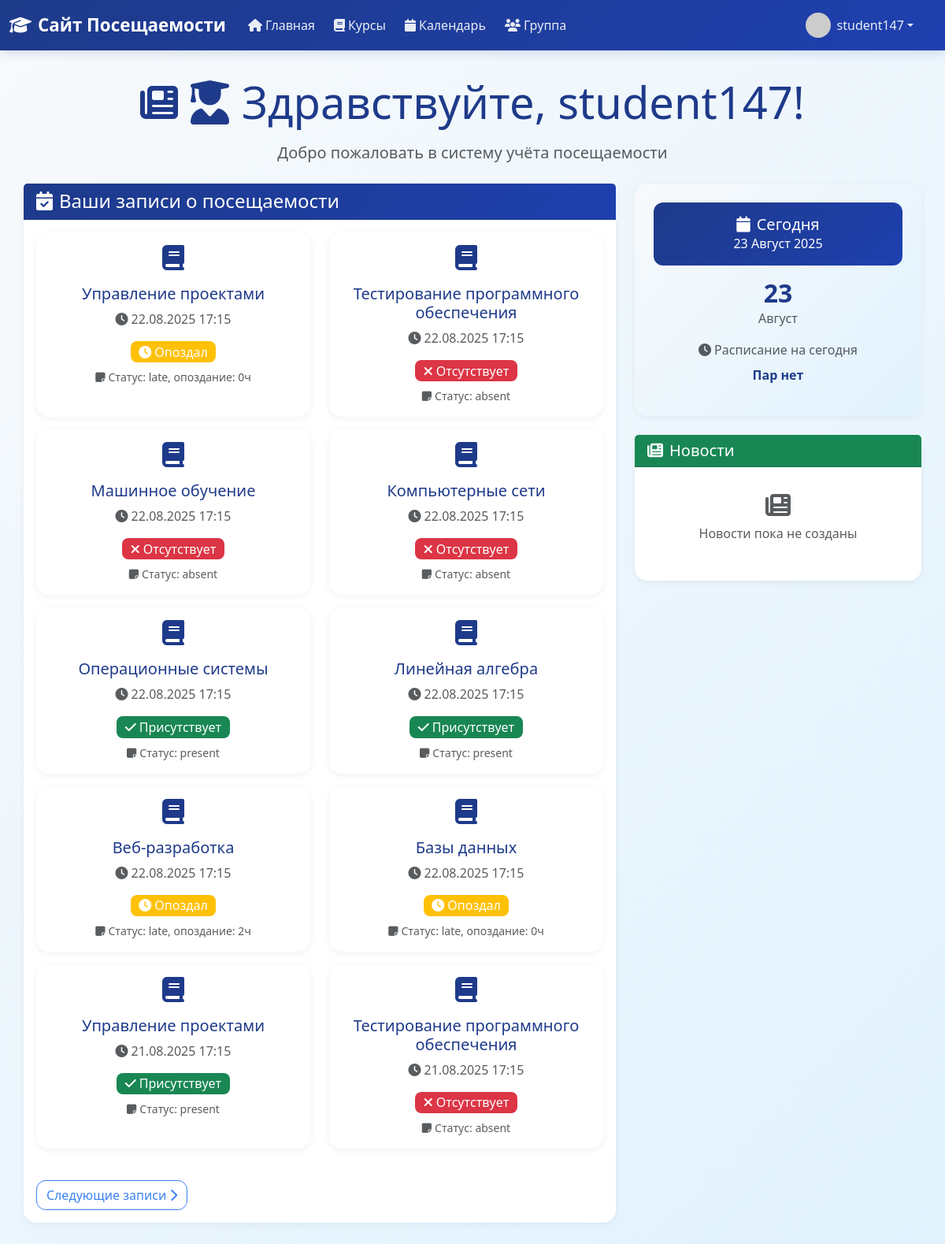
/index (signed in), run on the app's committed database.
### app/models.py (models this page shows, shortened)
class User(UserMixin, db.Model):
    id: so.Mapped[int] = so.mapped_column(primary_key=True)
    username: so.Mapped[str] = so.mapped_column(sa.String(64), index=True, unique=True)
    email: so.Mapped[str] = so.mapped_column(sa.String(120), index=True, unique=True)
    password_hash: so.Mapped[Optional[str]] = so.mapped_column(sa.String(256))
    role: so.Mapped[str] = so.mapped_column(sa.String(20), default='student')
    about_me: so.Mapped[Optional[str]] = so.mapped_column(sa.String(140))
    last_seen: so.Mapped[Optional[datetime]] = so.mapped_column(default=lambda: datetime.now(timezone.utc))
    sent_messages: so.Mapped[List['Message']] = so.relationship(
        'Message',
        foreign_keys='Message.sender_id',
        back_populates='sender'
    )
    received_messages: so.Mapped[List['Message']] = so.relationship(
        'Message',
        foreign_keys='Message.recipient_id',
        back_populates='recipient'
    )
    teaching_courses: so.Mapped[List['Course']] = so.relationship(
        secondary=teacher_course_association,
        back_populates='teachers',
        collection_class=list
    )
    enrolled_courses: so.Mapped[List['Course']] = so.relationship(
        secondary=student_course_association,
        back_populates='students',
        collection_class=list,
        lazy='joined'
    )
    attendance_records: so.WriteOnlyMapped['AttendanceRecord'] = so.relationship(
        back_populates='student',
        cascade="all, delete-orphan"
    )
    news_posts: so.Mapped[List['News']] = so.relationship(
        back_populates='author',
        cascade="all, delete-orphan"
    )
    def avatar(self, size: int) -> str:
        digest = md5(self.email.lower().encode('utf-8')).hexdigest()
        return f'https://www.gravatar.com/avatar/{digest}?d=identicon&s={size}'

class Course(db.Model):
    id: so.Mapped[int] = so.mapped_column(primary_key=True)
    name: so.Mapped[str] = so.mapped_column(sa.String(100), unique=True, index=True)
    description: so.Mapped[Optional[str]] = so.mapped_column(sa.String(256))
    is_favorite: so.Mapped[bool] = so.mapped_column(default=False)
    teachers: so.Mapped[List['User']] = so.relationship(
        secondary=teacher_course_association,
        back_populates='teaching_courses',
        collection_class=list
    )
    students: so.Mapped[List['User']] = so.relationship(
        secondary=student_course_association,
        back_populates='enrolled_courses',
        collection_class=list,
        lazy='joined'
    )
    attendance_records: so.WriteOnlyMapped['AttendanceRecord'] = so.relationship(
        back_populates='course',
        cascade="all, delete-orphan"
    )

class AttendanceRecord(db.Model):
    id: so.Mapped[int] = so.mapped_column(primary_key=True)
    student_id: so.Mapped[int] = so.mapped_column(sa.ForeignKey('user.id'), index=True)
    student: so.Mapped['User'] = so.relationship(back_populates='attendance_records')
    course_id: so.Mapped[int] = so.mapped_column(sa.ForeignKey('course.id'), index=True)
    course: so.Mapped['Course'] = so.relationship(back_populates='attendance_records')
    date: so.Mapped[datetime] = so.mapped_column(index=True, default=lambda: datetime.now(timezone.utc))
    status: so.Mapped[str] = so.mapped_column(sa.String(20), default='present')
    notes: so.Mapped[Optional[str]] = so.mapped_column(sa.String(256))

### app/routes.py (the view, shortened to what this page needs)
@app.route('/')
@app.route('/index')
@login_required
def index():
    page = request.args.get('page', 1, type=int)
    recent_news = get_recent_news()
    current_date = datetime.now()
    if current_user.role == 'student':
        attendance_records_query = sa.select(AttendanceRecord).where(
            AttendanceRecord.student_id == current_user.id
        ).order_by(AttendanceRecord.date.desc())
        attendance_records_pagination = db.paginate(
            attendance_records_query,
            page=page,
            per_page=current_app.config['ITEMS_PER_PAGE'],
            error_out=False
        )
        attendance_records = attendance_records_pagination.items
        next_url = url_for('index', page=attendance_records_pagination.next_num) \
            if attendance_records_pagination.has_next else None
        prev_url = url_for('index', page=attendance_records_pagination.prev_num) \
            if attendance_records_pagination.has_prev else None
        return render_template(
            'index.html',
            title='Главная',
            attendance_records=attendance_records,
            user=current_user,
            next_url=next_url,
            prev_url=prev_url,
            recent_news=recent_news,
            moment=current_date
        )

### app/templates/index.html (shortened to what this page needs)
{% extends "base.html" %}
{% block content %}
    <div class="home-page">
        <div class="text-center mb-4">
            <div class="d-flex justify-content-center align-items-center mb-3">
                <a href="#news" class="text-decoration-none me-3" title="Новостная лента">
                    <i class="fas fa-newspaper fa-3x text-primary"></i>
                </a>
                <h1 class="display-4 text-primary mb-0">
                    <i class="fas fa-user-graduate me-3"></i>Здравствуйте, {{ current_user.username }}!
                </h1>
            </div>
            <p class="lead text-muted">Добро пожаловать в систему учёта посещаемости</p>
        </div>
        <div class="row">
            <div class="col-lg-8">
                {% if current_user.role == 'student' %}
                    <div class="card border-0 shadow-sm mb-4">
                        <div class="card-header bg-primary text-white">
                            <h2 class="h4 mb-0">
                                <i class="fas fa-calendar-check me-2"></i>Ваши записи о посещаемости
                            </h2>
                        </div>
                        <div class="card-body">
                            {% if attendance_records %}
                                <div class="row">
                                    {% for record in attendance_records %}
                                        <div class="col-md-6 mb-3">
                                            <div class="card h-100 border-0 shadow-sm">
                                                <div class="card-body text-center">
                                                    <div class="mb-3">
                                                        <i class="fas fa-book fa-2x text-primary"></i>
                                                    </div>
                                                    <h5 class="card-title text-primary">{{ record.course.name }}</h5>
                                                    <p class="card-text text-muted">
                                                        <i class="fas fa-clock me-1"></i>{{ record.date.strftime('%d.%m.%Y %H:%M') }}
                                                    </p>
                                                    <div class="mb-2">
                                                        {% if record.status == 'present' %}
                                                            <span class="badge bg-success fs-6">
                                                                <i class="fas fa-check me-1"></i>Присутствует
                                                            </span>
                                                        {% elif record.status == 'absent' %}
                                                            <span class="badge bg-danger fs-6">
                                                                <i class="fas fa-times me-1"></i>Отсутствует
                                                            </span>
                                                        {% elif record.status == 'late' %}
                                                            <span class="badge bg-warning fs-6">
                                                                <i class="fas fa-clock me-1"></i>Опоздал
                                                            </span>
                                                        {% else %}
                                                            <span class="badge bg-secondary fs-6">{{ record.status }}</span>
                                                        {% endif %}
                                                    </div>
                                                    {% if record.notes %}
                                                        <p class="card-text small text-muted">
                                                            <i class="fas fa-sticky-note me-1"></i>{{ record.notes }}
                                                        </p>
                                                    {% endif %}
                                                </div>
                                            </div>
                                        </div>
                                    {% endfor %}
                                </div>
                                <div class="d-flex justify-content-between align-items-center mt-4">
                                    {% if next_url %}
                                        <a href="{{ next_url }}" class="btn btn-outline-primary">
                                            Следующие записи<i class="fas fa-chevron-right ms-1"></i>
                                        </a>
                                    {% endif %}
                                </div>
                            {% else %}
                                <div class="text-center py-5">
                                    <i class="fas fa-calendar-times fa-3x text-muted mb-3"></i>
                                    <p class="text-muted">У вас пока нет записей о посещаемости.</p>
                                </div>
                            {% endif %}
                        </div>
                    </div>
                {% endif %}
            </div>
            <div class="col-lg-4">
                <div class="mini-calendar border-0 shadow-sm mb-4">
                    <div class="calendar-header text-center">
                        <h5 class="mb-0">
                            <i class="fas fa-calendar me-2"></i>Сегодня
                        </h5>
                        {% set months = ['Январь', 'Февраль', 'Март', 'Апрель', 'Май', 'Июнь',
                                       'Июль', 'Август', 'Сентябрь', 'Октябрь', 'Ноябрь', 'Декабрь'] %}
                        <p class="mb-0">{{ moment.day }} {{ months[moment.month - 1] }} {{ moment.year }}</p>
                    </div>
                    <div class="text-center">
                        <div class="current-date mb-3">
                            <h2 class="text-primary mb-0">{{ moment.day }}</h2>
                            <p class="text-muted mb-0">{{ months[moment.month - 1] }}</p>
                        </div>
                        <div class="schedule-info">
                            <p class="text-muted mb-2">
                                <i class="fas fa-clock me-1"></i>Расписание на сегодня
                            </p>
                            <p class="text-primary fw-bold">Пар нет</p>
                        </div>
                    </div>
                </div>
                <div class="card border-0 shadow-sm">
                    <div class="card-header bg-success text-white">
                        <h5 class="mb-0">
                            <i class="fas fa-newspaper me-2"></i>Новости
                        </h5>
                    </div>
                    <div class="card-body news-feed">
                        {% if recent_news %}
                            {% for news in recent_news %}
                                <div class="news-item">
                                    <h6 class="mb-1">{{ news.title }}</h6>
                                    <p class="text-muted small mb-1">{{ news.content[:100] }}{% if news.content|length > 100 %}...{% endif %}</p>
                                    <small class="text-muted">
                                        <i class="fas fa-user me-1"></i>{{ news.author.username }} |
                                        <i class="fas fa-calendar me-1"></i>{{ news.created_at.strftime('%d.%m.%Y') }}
                                    </small>
                                </div>
                            {% endfor %}
                        {% else %}
                            <p class="text-muted text-center py-3">
                                <i class="fas fa-newspaper fa-2x mb-2"></i><br>
                                Новости пока не созданы
                            </p>
                        {% endif %}
                    </div>
                </div>
            </div>
        </div>
    </div>
{% endblock %}

### app/templates/base.html (shortened to what this page needs)
<!doctype html>
<html lang="ru">
  <head>
    <link href="https://cdn.jsdelivr.net/npm/bootstrap@5.3.0/dist/css/bootstrap.min.css" rel="stylesheet">
    <link href="https://cdnjs.cloudflare.com/ajax/libs/font-awesome/6.4.0/css/all.min.css" rel="stylesheet">
  </head>
  <body>
    {% if current_user.is_authenticated %}
    <nav class="navbar navbar-expand-lg navbar-dark mb-4">
      <div class="container-fluid">
        <a class="navbar-brand" href="{{ url_for('index') }}">
            <i class="fas fa-graduation-cap me-2"></i>Сайт Посещаемости
        </a>
        <div class="collapse navbar-collapse" id="navbarNav">
          <ul class="navbar-nav me-auto mb-2 mb-lg-0">
            <li class="nav-item">
              <a class="nav-link" href="{{ url_for('index') }}">
                  <i class="fas fa-home me-1"></i>Главная
              </a>
            </li>
                          <li class="nav-item">
                <a class="nav-link" href="{{ url_for('courses') }}">
                    <i class="fas fa-book me-1"></i>Курсы
                </a>
              </li>
              <li class="nav-item">
                <a class="nav-link" href="{{ url_for('calendar') }}">
                    <i class="fas fa-calendar me-1"></i>Календарь
                </a>
              </li>
              <li class="nav-item">
                <a class="nav-link" href="{{ url_for('group') }}">
                    <i class="fas fa-users me-1"></i>Группа
                </a>
              </li>
          </ul>
          <ul class="navbar-nav ms-auto">
            <li class="nav-item dropdown">
              <a class="nav-link dropdown-toggle d-flex align-items-center" href="#"
                 id="profileDropdown" role="button" data-bs-toggle="dropdown" aria-expanded="false">
                <img src="{{ current_user.avatar(32) }}" alt="Аватар"
                     class="rounded-circle me-2" style="width: 32px; height: 32px;">
                <span>{{ current_user.username }}</span>
              </a>
            </li>
          </ul>
        </div>
      </div>
    </nav>
    {% endif %}
    <div class="container">
        {% block content %}{% endblock %}
    </div>
  </body>
</html>

### data on the page
User: username "student147", role "student" (drawn)
Course: course.name "Управление проектами" "Управление проектами"
Course: course.name "Тестирование программного обеспечения" "Тестирование программного обеспечения"
Course: course.name "Машинное обучение"
Course: course.name "Компьютерные сети"
AttendanceRecord: course.name "Операционные системы", date "22.08.2025 17:15", status "present" (drawn), notes "Статус: present"
AttendanceRecord: course.name "Линейная алгебра", date "22.08.2025 17:15", status "present" (drawn), notes "Статус: present"
AttendanceRecord: course.name "Веб-разработка", date "22.08.2025 17:15", status "late" (drawn), notes "Статус: late, опоздание: 2ч"
AttendanceRecord: course.name "Базы данных", date "22.08.2025 17:15", status "late" (drawn), notes "Статус: late, опоздание: 0ч"

### other printed values
{{ record.date.strftime('%d.%m.%Y %H:%M') }} "22.08.2025 17:15" "22.08.2025 17:15" "22.08.2025 17:15" "22.08.2025 17:15" "21.08.2025 17:15" "21.08.2025 17:15"
{{ record.notes }} "Статус: late, опоздание: 0ч" "Статус: absent" "Статус: absent" "Статус: absent" "Статус: present" "Статус: absent"
